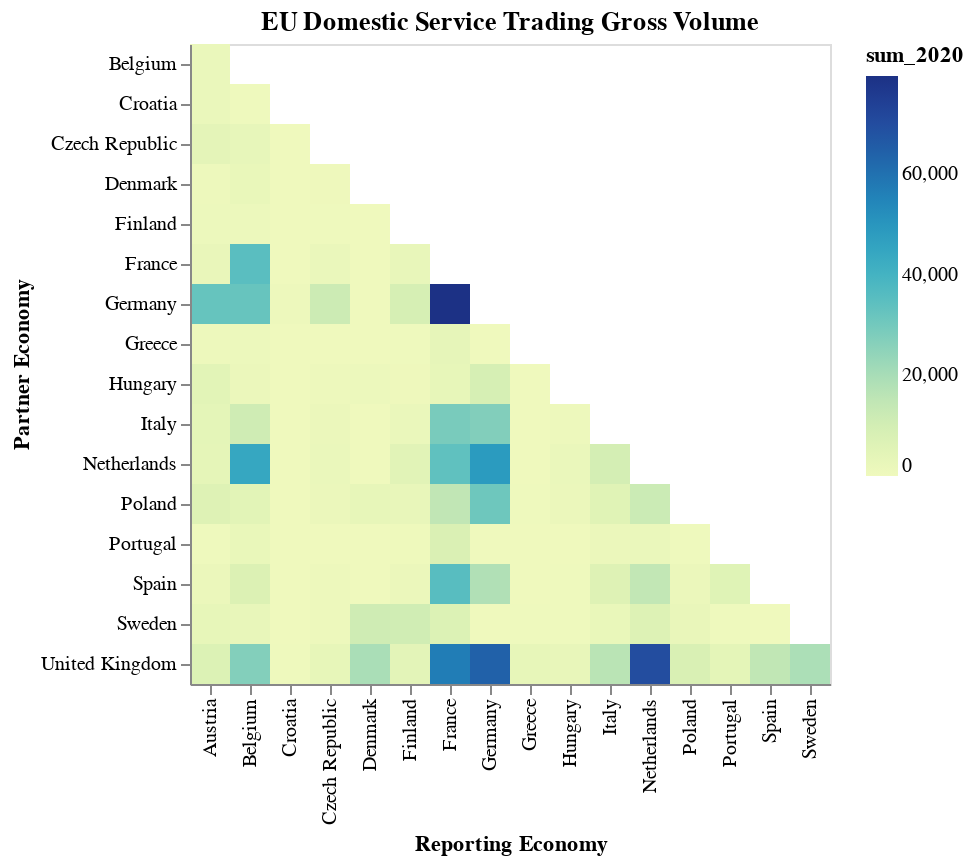

Notebook cell for this chart:
### Code cell
alt.Chart(df).mark_rect().encode(
    x="Reporting Economy:N",
    y="Partner Economy:N",
    color='sum_2020:Q'
).resolve_scale(color="independent",).properties(
    title='EU Domestic Service Trading Gross Volume'
)

### Figure 1 — Vega-Lite specification as saved in the notebook (floating-point values rounded to 4 significant figures; data arrays with more than 128 entries replaced by an {"elided": "..."} marker saying what was removed)
{"config": {"view": {"continuousWidth": 400, "continuousHeight": 300}}, "data": {"name": "data-8f8b36b4fc22852dcb5f939503260104"}, "mark": "rect", "encoding": {"color": {"field": "sum_2020", "type": "quantitative"}, "x": {"field": "Reporting Economy", "type": "nominal"}, "y": {"field": "Partner Economy", "type": "nominal"}}, "resolve": {"scale": {"color": "independent"}}, "title": "EU Domestic Service Trading Gross Volume", "$schema": "https://vega.github.io/schema/vega-lite/v4.17.0.json", "datasets": {"data-8f8b36b4fc22852dcb5f939503260104": {"elided": "136 records"}}}
